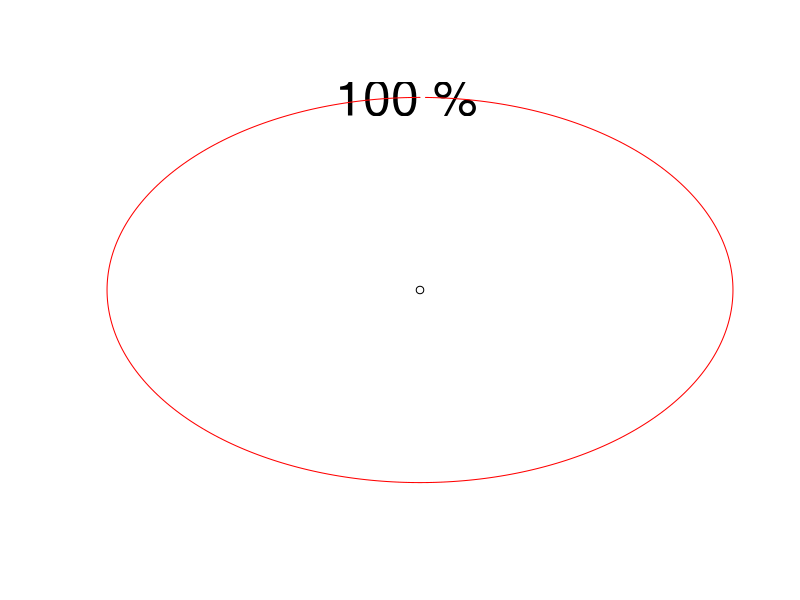
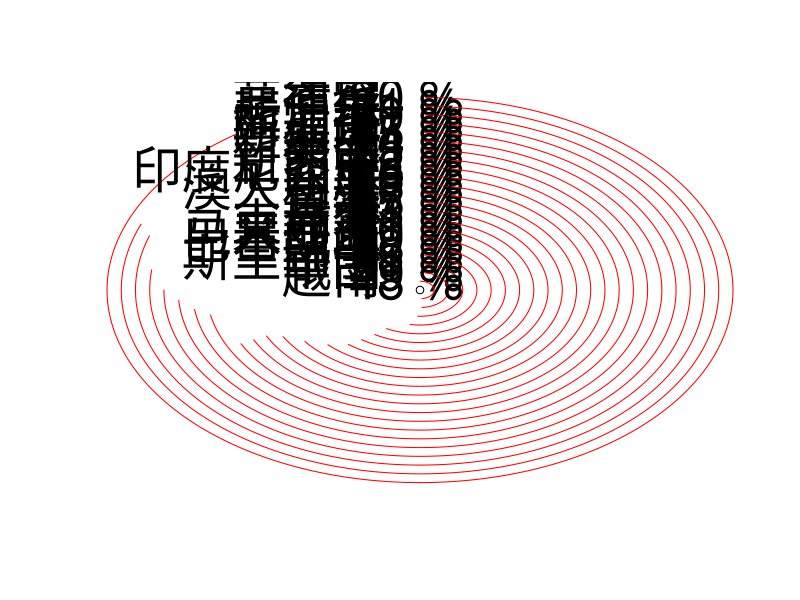

These figures' R source, in order:
##draw a circle
country<-c("老挝","菲律宾","尼泊尔","孟加拉","阿富汗","新加坡","泰国","蒙古","新西兰","印度尼西亚","印度","澳大利亚","台湾","日本","香港","柬埔寨","马来西亚","巴基斯坦","韩国","斯里兰卡","中国","越南")
percent<-c(90,81,80,77,75,74,73,72,68,68,68,67,65,63,61,60,59,58,53,51,49,48)
d<-data.frame(country,percent)
png("Output/test.png",width = 2048, height = 2048)

f<-function(name,value){
  xsize=200
  plot(0, 0,xlab="",ylab="",axes=FALSE,xlim=c(-xsize,xsize),ylim=c(-xsize,xsize))
  for(i in 1:length(name)){
    info = name[i]
    percent = value[i]
    k = (1:(360*percent/100)*10)/10
    r=xsize*(length(name)-i+1)/length(name)
    #print(r)
    x=r*sin(k/180*pi)
    y=r*cos(k/180*pi)
    text(-18,r,info,pos=2,cex=3)
    text(-9,r,paste(percent,"%"),cex=3)
    lines(x,y,col="red")
  }
}

f(country,percent)
dev.off()
f("",100)